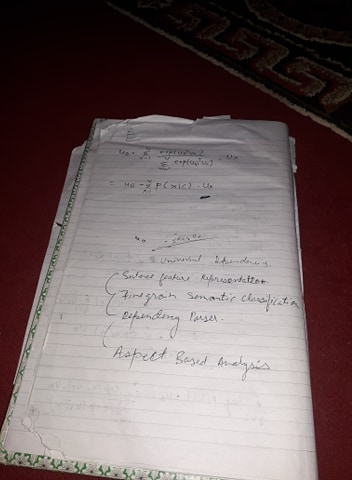
#> input picture images/paper.jpg, 352 x 480 px
$ python cam_scanner.py
#> lines starting #> are read from the running program, lines starting #| are printed output that depends on the picture
import cv2
import numpy as np

import matplotlib.pyplot as plt

im_src = plt.imread('./images/paper.jpg')
#> im_src is the input picture: shape (480, 352, 3); mean R, G, B 115.3, 101.1, 101.2

pts_src = np.array([[94, 167], [291, 170], [40, 364], [310, 384]])
pts_dst = np.array([[0, 0], [300, 0], [0, 400], [300, 400]])

plt.imshow(im_src)
plt.scatter(x=pts_src[:, 0], y=pts_src[:, 1])
plt.show()
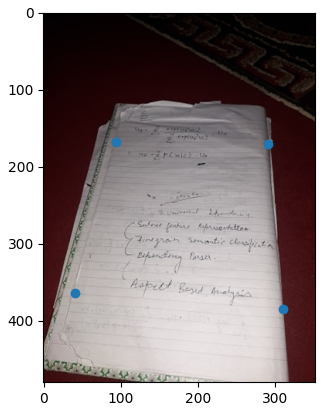
#> figure drawn by matplotlib, 1 panel

h, status = cv2.findHomography(pts_src, pts_dst)

im_out = cv2.warpPerspective(im_src, h, (im_src.shape[1], im_src.shape[0]))
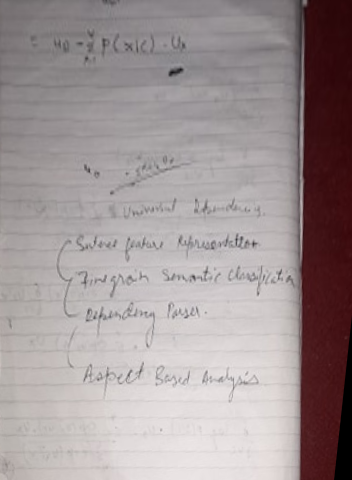
#> im_out: shape (480, 352, 3); mean R, G, B 159.9, 149.2, 150.2

plt.imshow(im_out)
plt.scatter(x=pts_dst[:, 0], y=pts_dst[:, 1])
plt.show()
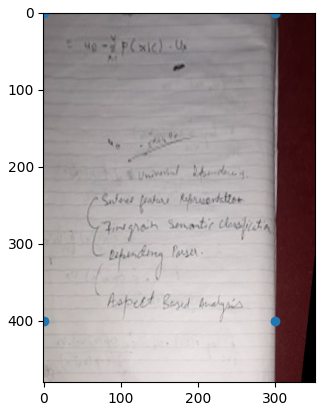
#> figure drawn by matplotlib, 1 panel
plt.imsave('./images/paper_result.jpg', im_out)
